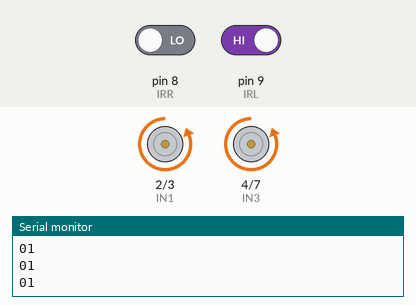
Recording of a sketch running on a simulated Arduino Uno, built with avr-gcc and run on an emulated ATmega328P. Parts: motor-driver pin pairs drawn as motors (green arrow = first pin HIGH = forward, orange = second pin HIGH = backward, longer = more drive), the last lines printed to the serial monitor. Inputs (shaded band) come from the test bench; at power-on: pin 8 (IRR) LOW, pin 9 (IRL) HIGH.

Above: at 1.2 s.
1.3 s: pin 8 (IRR) driven HIGH
At 2.5 s:
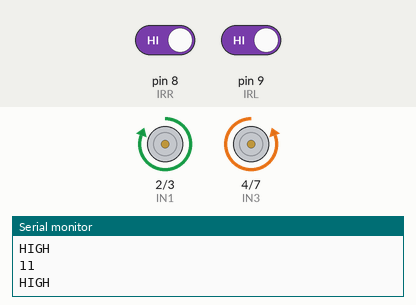
2.8 s: pin 9 (IRL) driven LOW
At 4.0 s:
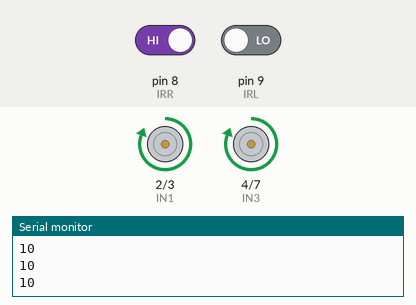
4.3 s: pin 8 (IRR) driven LOW
At 4.9 s:
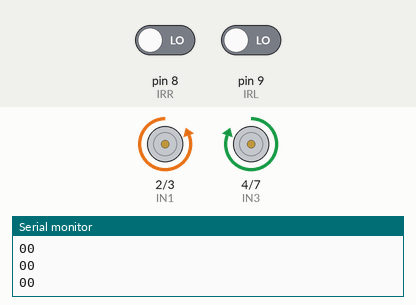
5.8 s: pin 9 (IRL) driven HIGH
At 7.1 s:
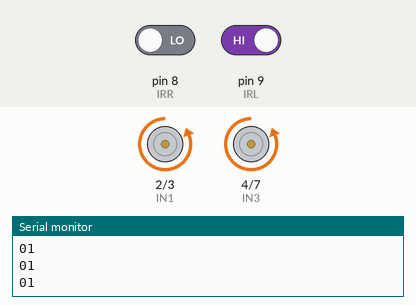
Timing chart, 0 to 8.3 s (numbered marks = the images above; inputs shaded):
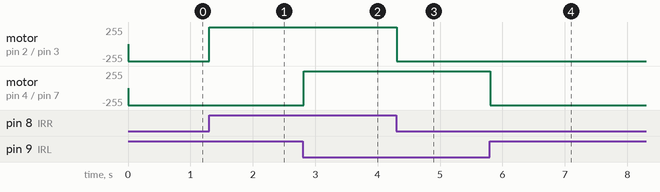

The sketch:

Line_Following_Robot.ino
```cpp
int IRR = 8;
int IRL = 9;

int IN1 = 2;   // RIGHT
int IN2 = 3;   // RIGHT
int IN3 = 4;   // LEFT
int IN4 = 7;   // LEFT

void setup() {
  // put your setup code here, to run once:
pinMode(IRR ,INPUT);
pinMode(IRL ,INPUT);
pinMode(IN1 ,OUTPUT);
pinMode(IN2 ,OUTPUT);
pinMode(IN3 ,OUTPUT);
pinMode(IN4 ,OUTPUT);
Serial.begin(9600);
}

void loop() {
  // put your main code here, to run repeatedly:
  int statusl, statusr ;
  statusl = digitalRead(IRR);
  statusr = digitalRead(IRL);

  Serial.print(statusl);
  Serial.println(statusr);

if (statusl == HIGH && statusr == HIGH) // FORWARD
   {
   digitalWrite(IN1, HIGH);
   digitalWrite(IN2, LOW);
   digitalWrite(IN3, LOW);
   digitalWrite(IN4, HIGH);
   Serial.println("HIGH");
   }
else if (statusr == LOW && statusl == HIGH) // LEFT
{
   digitalWrite(IN1, HIGH);
   digitalWrite(IN2, LOW);
   digitalWrite(IN3, HIGH);
   digitalWrite(IN4, LOW);
}
else if (statusr == HIGH && statusl == LOW)  // RIGHT
{
   digitalWrite(IN1, LOW);
   digitalWrite(IN2, HIGH);
   digitalWrite(IN3, LOW);
   digitalWrite(IN4, HIGH);
}
else  if(statusl == LOW && statusr == LOW) // Reverse
   {
   digitalWrite(IN1, LOW);
   digitalWrite(IN2, HIGH);
   digitalWrite(IN3, HIGH);
   digitalWrite(IN4, LOW);
   }
   }
```

Measured:
- after the input at 1.3 s, motor on pin 2 (IN1) / pin 3 (IN2): backward 255/255 → forward 255/255 at once
- after the input at 2.8 s, motor on pin 4 (IN3) / pin 7 (IN4): backward 255/255 → forward 255/255 at once
- after the input at 4.3 s, motor on pin 2 (IN1) / pin 3 (IN2): forward 255/255 → backward 255/255 at once
- after the input at 5.8 s, motor on pin 4 (IN3) / pin 7 (IN4): forward 255/255 → backward 255/255 at once
